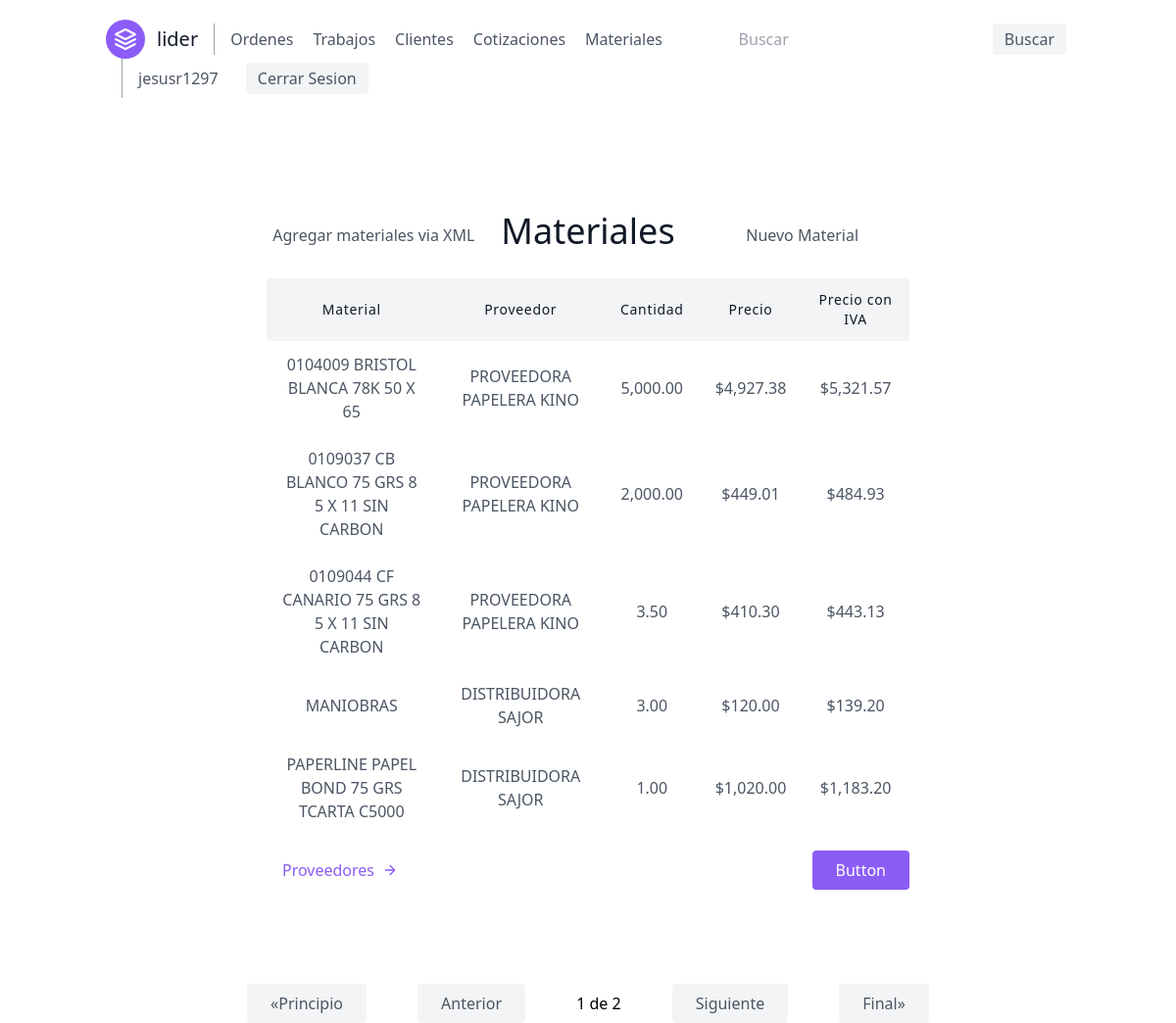
Screenshot of /cotizaciones/materiales/ (signed in) with the database file from the repository.
### orders/models.py (models this page shows, shortened)
class Material(models.Model):
    id = models.CharField(max_length=50, primary_key=True)
    name = models.CharField(max_length=50, verbose_name='Nombre del Material', null=True)
    supplier_id = models.ForeignKey(Supplier, on_delete=models.SET_NULL, null=True)
    quantity_ordered = models.FloatField(verbose_name='Cantidad', default=0)
    unit_code = models.CharField(max_length=5, verbose_name='Codigo Unidad', default='')
    unit_price = models.FloatField(verbose_name='Precio', default=0)
    vat = models.CharField(max_length=4, choices=[('1.16', '16%'),
                                                  ('1.08', '8%'),
                                                  ('1', 'N/A')],
                           default=1.08, verbose_name='Precio con IVA')
    @property
    def get_vat_price(self):
        return float(self.vat) * self.unit_price

class Supplier(models.Model):
    id = models.CharField(max_length=13, primary_key=True, verbose_name='RFC')
    name = models.CharField(max_length=50, blank=True, null=True)
    city = models.CharField(max_length=50, null=True, blank=True)

### budgets/views.py (the view)
# urls.py: path('materiales/', MaterialsView.as_view(), name='material-list'),
class MaterialsView(LoginRequiredMixin, generic.ListView):
    model = Material
    template_name = 'materials/material_list.html'
    ordering = ('id',)
    paginate_by = 5

### budgets/templates/materials/material_list.html
{% extends 'base.html' %}
{% block content %}
    <section class="text-gray-600 body-font">
        <div class="container px-5 py-24 mx-auto">
            <div class="grid grid-cols-3 text-center w-2/3 mb-5 mx-auto">
                <a class="grid content-center justify-center" href="{% url 'material-create-xml' %}">Agregar materiales
                    via
                    XML</a>
                <h1 class=" sm:text-4xl text-3xl font-medium title-font mb-2 text-gray-900">Materiales</h1>
                <a class="grid content-center justify-center" href="{% url 'material-create' %}">Nuevo Material</a>
            </div>
            <div class="lg:w-2/3 w-full mx-auto overflow-auto">
                <table class="table-auto w-full text-center whitespace-no-wrap">
                    <thead>
                    <tr>
                        <th class="px-4 py-3 title-font tracking-wider font-medium text-gray-900 text-sm bg-gray-100 rounded-tl rounded-bl">
                            Material
                        </th>
                        <th class="px-4 py-3 title-font tracking-wider font-medium text-gray-900 text-sm bg-gray-100">
                            Proveedor
                        </th>
                        <th class="px-4 py-3 title-font tracking-wider font-medium text-gray-900 text-sm bg-gray-100">
                            Cantidad
                        </th>
                        <th class="px-4 py-3 title-font tracking-wider font-medium text-gray-900 text-sm bg-gray-100">
                            Precio
                        </th>
                        <th class="px-4 py-3 title-font tracking-wider font-medium text-gray-900 text-sm bg-gray-100">
                            Precio con IVA
                        </th>
                    </tr>
                    </thead>
                    <tbody>
                    {% for object in object_list %}
                        <tr>
                            <td class="px-4 py-3">{{ object.name }}</td>
                            <td class="px-4 py-3"><a
                                    href="{% url 'suppliers:supplier-detail' object.supplier_id.id %}">{{ object.supplier_id.name }}</a>
                            </td>
                            <td class="px-4 py-3">{{ object.quantity_ordered|floatformat:'02g' }}</td>
                            <td class="px-4 py-3">${{ object.unit_price|floatformat:'02g' }}</td>
                            <td class="px-4 py-4">${{ object.get_vat_price|floatformat:'02g' }}</td>
                        </tr>
                    {% endfor %}
                    </tbody>
                </table>
            </div>
            <div class="flex pl-4 mt-4 lg:w-2/3 w-full mx-auto">
                <a class="text-purple-500 inline-flex items-center md:mb-2 lg:mb-0"
                   href="{% url 'suppliers:supplier-list' %}">Proveedores
                    <svg fill="none" stroke="currentColor" stroke-linecap="round" stroke-linejoin="round"
                         stroke-width="2" class="w-4 h-4 ml-2" viewBox="0 0 24 24">
                        <path d="M5 12h14M12 5l7 7-7 7"></path>
                    </svg>
                </a>
                <button class="flex ml-auto text-white bg-purple-500 border-0 py-2 px-6 focus:outline-none hover:bg-purple-600 rounded">
                    Button
                </button>
            </div>
        </div>
    </section>
{% endblock content %}

### templates/navbar.html (shortened to what this page needs)
<header class="text-gray-600 body-font">
    <div class="container mx-auto flex flex-wrap p-5 flex-col md:flex-row items-center">
        <a href="{% url 'home' %}" class="flex title-font font-medium items-center text-gray-900 mb-4 md:mb-0">
            <svg xmlns="http://www.w3.org/2000/svg" fill="none" stroke="currentColor" stroke-linecap="round"
                 stroke-linejoin="round" stroke-width="2" class="w-10 h-10 text-white p-2 bg-purple-500 rounded-full"
                 viewBox="0 0 24 24">
                <path d="M12 2L2 7l10 5 10-5-10-5zM2 17l10 5 10-5M2 12l10 5 10-5"></path>
            </svg>
            <span class="ml-3 text-xl">lider</span>
        </a>
        <nav class="md:mr-auto md:ml-4 md:py-1 md:pl-4 md:border-l md:border-gray-400	flex flex-wrap items-center text-base justify-center">
            <a class="mr-5 hover:text-gray-900" href="{% url 'order-list' %}">Ordenes</a>
            <a class="mr-5 hover:text-gray-900" href="{% url 'lider' %}">Trabajos</a>
            <a class="mr-5 hover:text-gray-900" href="{% url 'customers' %}">Clientes</a>
            <a class="mr-5 hover:text-gray-900" href="{% url 'budgets' %}">Cotizaciones</a>
            <a class="mr-5 hover:text-gray-900" href="{% url 'material-list' %}">Materiales</a>
        </nav>
        <form class="my-auto" role="search"
              method="GET" action="{% url 'search' %}">
            <input class='mr-5 hover:text-gray-900' type="text" placeholder="Buscar" aria-label="Search" name="q">
            <button class="items-center justify-center flex flex-wrap inline-flex items-center bg-gray-100 border-0 py-1 px-3 focus:outline-none hover:bg-gray-200 rounded text-base mt-4 md:mt-0 mx-1"
                    type="submit">Buscar
            </button>
        </form>
        <div class="md:ml-4 md:py-1 md:pl-4 md:border-l md:border-gray-400">
            {% if request.user.is_authenticated %}
                <a class="mr-5 hover:text-gray-900">{{ request.user }}</a>
                <a href="{% url 'logout' %}"
                   class="inline-flex items-center bg-gray-100 border-0 py-1 px-3 focus:outline-none hover:bg-gray-200 rounded text-base mt-4 md:mt-0 mx-1">
                    Cerrar Sesion
                </a>
            {% endif %}
        </div>
    </div>
</header>

### rows the page displays
Material: name "0104009 BRISTOL BLANCA 78K 50 X 65", supplier_id.name "PROVEEDORA PAPELERA KINO", quantity_ordered "5,000.00", unit_price "4,927.38", get_vat_price "5,321.57"
Material: name "0109037 CB BLANCO 75 GRS 8 5 X 11 SIN CARBON", supplier_id.name "PROVEEDORA PAPELERA KINO", quantity_ordered "2,000.00", unit_price "449.01", get_vat_price "484.93"
Material: name "0109044 CF CANARIO 75 GRS 8 5 X 11 SIN CARBON", supplier_id.name "PROVEEDORA PAPELERA KINO", quantity_ordered "3.50", unit_price "410.30", get_vat_price "443.13"
Material: name "MANIOBRAS", supplier_id.name "DISTRIBUIDORA SAJOR", quantity_ordered "3.00", unit_price "120.00", get_vat_price "139.20"
Material: name "PAPERLINE PAPEL BOND 75 GRS TCARTA C5000", supplier_id.name "DISTRIBUIDORA SAJOR", quantity_ordered "1.00", unit_price "1,020.00", get_vat_price "1,183.20"

### other values shown
{{ request.user }} "jesusr1297"
{{ page_obj.number }} "1"
{{ page_obj.paginator.num_pages }} "2"
